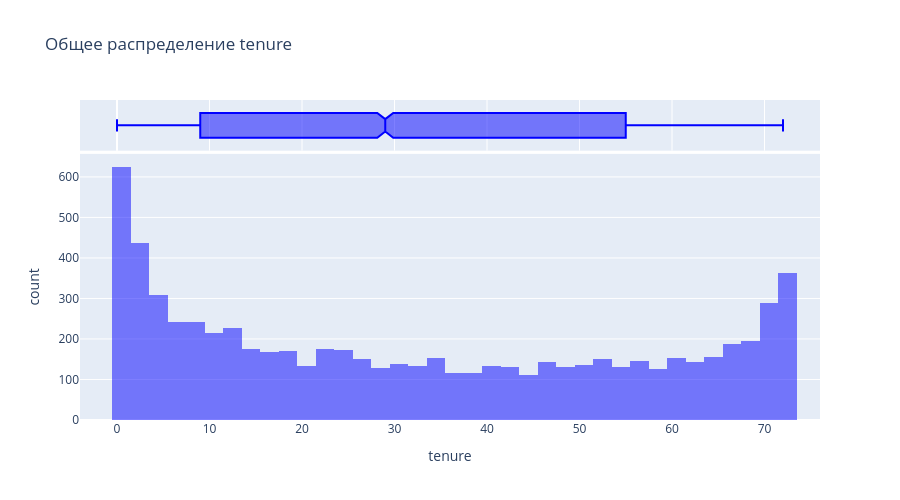
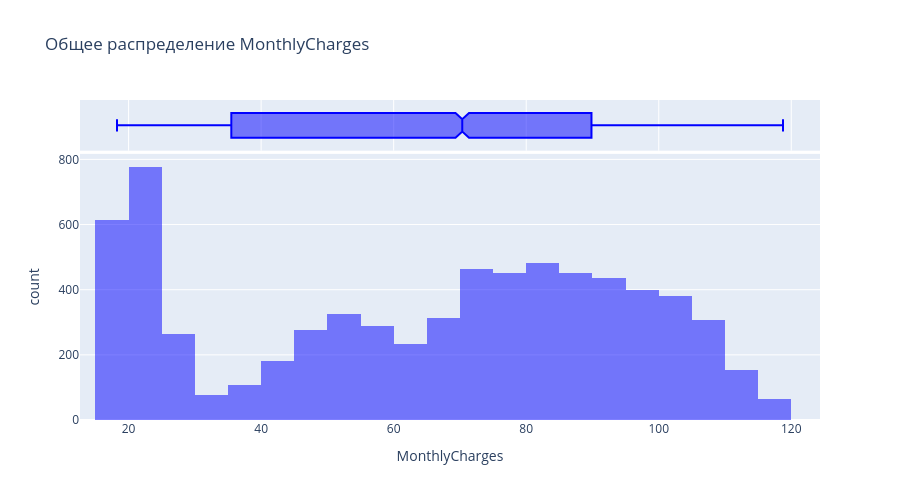
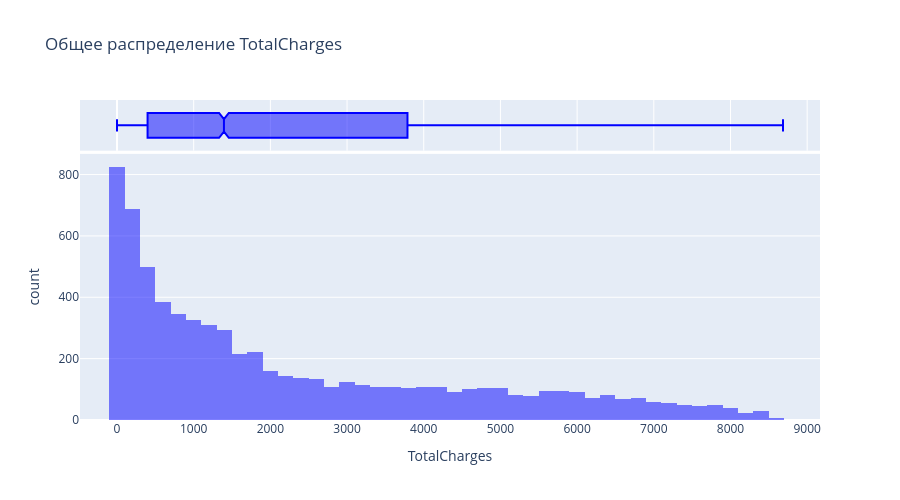

Write notebook code for charts like these, in order.
### Code cell
# Общее распределение числовых переменных

numerical_cols = ['tenure', 'MonthlyCharges', 'TotalCharges']

for col in numerical_cols:
    fig = px.histogram(df, x=col,
                        marginal='box',
                        nbins=50,
                        title=f'Общее распределение {col}',
                        color_discrete_sequence=['blue'],
                        barmode='overlay')
    fig.update_layout(height=500)

    print(f'Описание {col}:')
    display(df[col].describe())
    fig.show()

    univariate_figs[f"Распределение {col}"] = fig

### Figure 1 — Plotly figure (JSON) as saved in the notebook; plotly's stock layout.template omitted (floating-point values rounded to 4 significant figures; data arrays with more than 128 entries replaced by an {"elided": "..."} marker saying what was removed)
{"data": [{"bingroup": "x", "hovertemplate": "tenure=%{x}<br>count=%{y}<extra></extra>", "legendgroup": "", "marker": {"color": "blue", "opacity": 0.5, "pattern": {"shape": ""}}, "name": "", "nbinsx": 50, "orientation": "v", "showlegend": false, "type": "histogram", "x": {"elided": "7043 int values"}, "xaxis": "x", "yaxis": "y"}, {"hovertemplate": "tenure=%{x}<extra></extra>", "legendgroup": "", "marker": {"color": "blue"}, "name": "", "notched": true, "showlegend": false, "type": "box", "x": {"elided": "7043 int values"}, "xaxis": "x2", "yaxis": "y2"}], "layout": {"barmode": "overlay", "height": 500, "legend": {"tracegroupgap": 0}, "title": {"text": "Общее распределение tenure"}, "xaxis": {"anchor": "y", "domain": [0, 1], "title": {"text": "tenure"}}, "xaxis2": {"anchor": "y2", "domain": [0, 1], "matches": "x", "showgrid": true, "showticklabels": false}, "yaxis": {"anchor": "x", "domain": [0, 0.8316], "title": {"text": "count"}}, "yaxis2": {"anchor": "x2", "domain": [0.8416, 1], "matches": "y2", "showgrid": false, "showline": false, "showticklabels": false, "ticks": ""}}}

### Figure 2 — Plotly figure (JSON) as saved in the notebook; plotly's stock layout.template omitted (floating-point values rounded to 4 significant figures; data arrays with more than 128 entries replaced by an {"elided": "..."} marker saying what was removed)
{"data": [{"bingroup": "x", "hovertemplate": "MonthlyCharges=%{x}<br>count=%{y}<extra></extra>", "legendgroup": "", "marker": {"color": "blue", "opacity": 0.5, "pattern": {"shape": ""}}, "name": "", "nbinsx": 50, "orientation": "v", "showlegend": false, "type": "histogram", "x": {"elided": "7043 float values"}, "xaxis": "x", "yaxis": "y"}, {"hovertemplate": "MonthlyCharges=%{x}<extra></extra>", "legendgroup": "", "marker": {"color": "blue"}, "name": "", "notched": true, "showlegend": false, "type": "box", "x": {"elided": "7043 float values"}, "xaxis": "x2", "yaxis": "y2"}], "layout": {"barmode": "overlay", "height": 500, "legend": {"tracegroupgap": 0}, "title": {"text": "Общее распределение MonthlyCharges"}, "xaxis": {"anchor": "y", "domain": [0, 1], "title": {"text": "MonthlyCharges"}}, "xaxis2": {"anchor": "y2", "domain": [0, 1], "matches": "x", "showgrid": true, "showticklabels": false}, "yaxis": {"anchor": "x", "domain": [0, 0.8316], "title": {"text": "count"}}, "yaxis2": {"anchor": "x2", "domain": [0.8416, 1], "matches": "y2", "showgrid": false, "showline": false, "showticklabels": false, "ticks": ""}}}

### Figure 3 — Plotly figure (JSON) as saved in the notebook; plotly's stock layout.template omitted (floating-point values rounded to 4 significant figures; data arrays with more than 128 entries replaced by an {"elided": "..."} marker saying what was removed)
{"data": [{"bingroup": "x", "hovertemplate": "TotalCharges=%{x}<br>count=%{y}<extra></extra>", "legendgroup": "", "marker": {"color": "blue", "opacity": 0.5, "pattern": {"shape": ""}}, "name": "", "nbinsx": 50, "orientation": "v", "showlegend": false, "type": "histogram", "x": {"elided": "7043 float values"}, "xaxis": "x", "yaxis": "y"}, {"hovertemplate": "TotalCharges=%{x}<extra></extra>", "legendgroup": "", "marker": {"color": "blue"}, "name": "", "notched": true, "showlegend": false, "type": "box", "x": {"elided": "7043 float values"}, "xaxis": "x2", "yaxis": "y2"}], "layout": {"barmode": "overlay", "height": 500, "legend": {"tracegroupgap": 0}, "title": {"text": "Общее распределение TotalCharges"}, "xaxis": {"anchor": "y", "domain": [0, 1], "title": {"text": "TotalCharges"}}, "xaxis2": {"anchor": "y2", "domain": [0, 1], "matches": "x", "showgrid": true, "showticklabels": false}, "yaxis": {"anchor": "x", "domain": [0, 0.8316], "title": {"text": "count"}}, "yaxis2": {"anchor": "x2", "domain": [0.8416, 1], "matches": "y2", "showgrid": false, "showline": false, "showticklabels": false, "ticks": ""}}}
